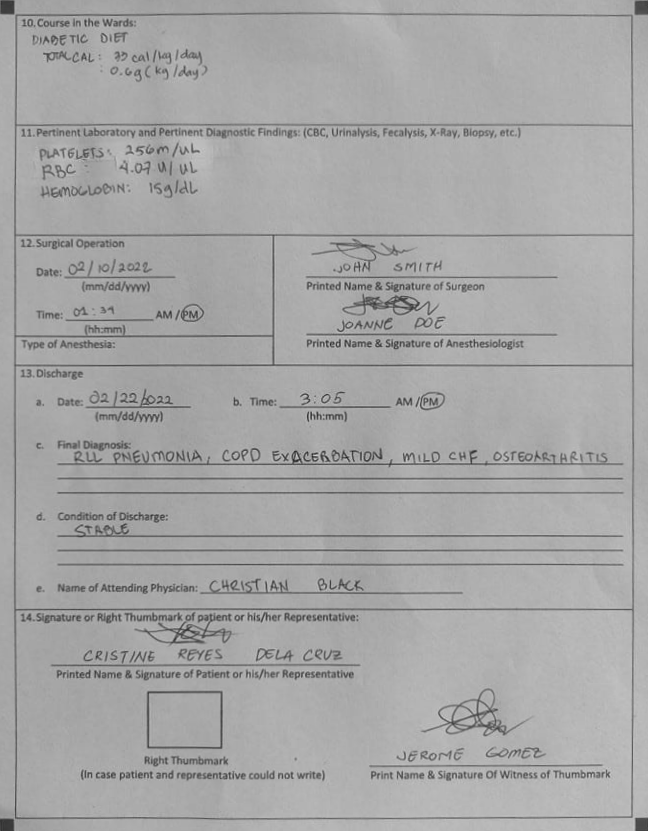
#> input picture src/preproc/ROI_crops/homography_out.png, 648 x 831 px
$ python preproc_main.py --filename ROI_crops/homography_out.png --pagenum 3
#> lines starting #> are read from the running program, lines starting #| are printed output that depends on the picture; after the words box and inside, x2 and y2 are one past the last pixel; in counts of white or black regions, pixels touching at a corner belong together
### src/preproc/find_corners.py
import numpy as np
import cv2
from math import sqrt

# param
# orig_img - grayscale numpy 2D image array
# return
# [(x1,y1),(x2,y2),(x3,y3),(x4,y4)] top-left top-right bottom-left bottom-right
# IS LIST of ARRAYS
def preproc_find_corners(orig_img_gray):
    contours = preproc_find_all_contours(orig_img_gray.copy())
    contours_filtered = preproc_filter_contours(contours)
    #return contours_filtered
    four_markers = preproc_find_four_markers(contours_filtered) # is an array of arrays

    topleft_corner = four_markers[0][0] #is a numpy array
    topright_corner = four_markers[1][1] #is a numpy array
    bottomright_corner = four_markers[2][2] #is a numpy array
    bottomleft_corner = four_markers[3][3] #is a numpy array

    return [topleft_corner, topright_corner, bottomright_corner, bottomleft_corner]

# param img_gray - grayscale numpy 2D image array
# return a LIST of ARRAYs
def preproc_find_all_contours(img_gray):
    img_blur = cv2.GaussianBlur(img_gray,(3,3), sigmaX=0, sigmaY=0)
    edges = cv2.Canny(image=img_blur, threshold1=100, threshold2=200)
    contours,hierarchy = cv2.findContours(edges, mode=cv2.RETR_TREE, method=cv2.CHAIN_APPROX_SIMPLE)
    return contours

# [9 lines left out: function preproc_reduce, not called in this run]

# param contours - a LIST of ARRAYS
# return a LIST of ARRAYS
def preproc_filter_contours(contours):
    new_contours = []
    for cnt in contours:
        cnt = cv2.convexHull(cnt)
        epsilon = 0.1 * cv2.arcLength(cnt,True)
        approx = cv2.approxPolyDP(cnt,epsilon,True)
        if len(approx) == 4:
            approx = preproc_sort_rect_points(approx)
       #     if preproc_points_form_parallel(approx):
            new_contours.append(np.array(approx))
    return new_contours

# param
#   cnt_rect- single 4-point contour, NP array
# return [[topleft], [topright], [bottomright], [bottomleft]]
#   LIST of LISTs
def preproc_sort_rect_points(cnt_rect):
    new_cnt_rect = cnt_rect.tolist()
    #sort by increasing y coordinate
    for i in range(len(new_cnt_rect)): #len(cnt_rect) = 4
        for j in range(len(new_cnt_rect) - 1):
            if new_cnt_rect[j][0][1] > new_cnt_rect[j+1][0][1]:
                new_cnt_rect[j],new_cnt_rect[j+1] = new_cnt_rect[j+1],new_cnt_rect[j]

    if new_cnt_rect[0][0][0] > new_cnt_rect[1][0][0]:
        new_cnt_rect[0],new_cnt_rect[1] = new_cnt_rect[1],new_cnt_rect[0]
    if new_cnt_rect[2][0][0] < new_cnt_rect[3][0][0]:
        new_cnt_rect[2],new_cnt_rect[3] = new_cnt_rect[3],new_cnt_rect[2]

    return new_cnt_rect

# param cnt_rect - [[topleft], [topright], [bottomright], [bottomleft]]
#   is a LIST of LISTs
# return - True or False
# [9 lines left out: function preproc_points_form_parallel, not called in this run]

# param contours_list
#   is a LIST of ARRAYSs
# return [[topleft, topright, bottomright, bottomleft]]
#   is an ARRAY; it is NOT a list
def preproc_find_four_markers(contours_list):
    topleft = contours_list[0].tolist()
    topright = contours_list[0].tolist()
    bottomright = contours_list[0].tolist()
    bottomleft = contours_list[0].tolist()
    #print(topleft[0])

    for cnt in contours_list:
        cnt = cnt.tolist()
        #print(cnt[0])
        if( (cnt[0][0][0] + cnt[0][0][1]) < (topleft[0][0][0] + topleft[0][0][1]) ): #lowest x+y
            topleft = cnt
        if( (cnt[0][0][0] - cnt[0][0][1]) > (topright[0][0][0] - topright[0][0][1]) ): #highest x-y
            topright = cnt
        if( (cnt[0][0][0] + cnt[0][0][1]) > (bottomright[0][0][0] + bottomright[0][0][1]) ): #highest x+y
            bottomright = cnt
        if( (cnt[0][0][0] - cnt[0][0][1]) < (bottomleft[0][0][0] - bottomleft[0][0][1]) ): #lowest x-y
            bottomleft = cnt

    return np.array([topleft, topright, bottomright, bottomleft])

# [11 lines that do not run on import are left out]

### src/preproc/homography_align.py
import cv2
import numpy as np
from math import sqrt
from find_corners import *

# param
#   orig_img_gray is a grayscale 2D numpy image array
#   orig_corners is a LIST of ARRAYS
#   dimension_ref is a LIST with two elements: [a,b]
# return
#   a grayscale 2D numpy image array
def preproc_align_image(orig_img_gray, orig_corners, dimension_ref):
    orig_corners = preproc_find_corners(orig_img_gray)
    new_corners = preproc_solve_new_corners(orig_corners, dimension_ref)

    orig_corners_array = np.array(orig_corners)

    #orig_corners_array has a structure
    # [[[55 91]] [[1633 41]] [[1703 2130]] [[  49 2134]]]

    H, mask = cv2.findHomography(orig_corners_array, new_corners)
    img_warp = cv2.warpPerspective(orig_img_gray, H, (orig_img_gray.shape[1],orig_img_gray.shape[0]) )

    new_corners_list = new_corners.tolist()

    """
    img_warp2 = orig_img_gray.copy()
    img_warp2 = cv2.cvtColor(img_warp2,cv2.COLOR_GRAY2RGB)

    cv2.drawContours(img_warp2, np.array([orig_corners]), -1, (0, 255, 0), 10)
    cv2.drawContours(img_warp2, np.array([new_corners]), -1, (255, 0, 0), 10)
    cv2.imwrite("new1.jpg",img_warp2)

    img_warp3 = img_warp.copy()
    img_warp3 = cv2.cvtColor(img_warp3,cv2.COLOR_GRAY2RGB)
    cv2.drawContours(img_warp3, np.array([new_corners]), -1, (255, 0, 0), 10)
    cv2.imwrite("new2.jpg",img_warp3)
    """

    img_crop = img_warp[new_corners_list[0][1]:new_corners_list[3][1], new_corners_list[0][0]:new_corners_list[1][0]]

    return img_crop

# param
#   orig_corners is a LIST of ARRAYS [[topleft], [topright], [bottomright], [bottomleft]]
#   dimension_ref is a LIST with two elements: [a,b]
# return
#   is an ARRAY
#   NOTE: this array structure is exampled by
#   [[55 91] [1633 91] [1633 2115] [55 2115]]
#   this structure is different from that of contour lists or the orig_corners_array
def preproc_solve_new_corners(orig_corners, dimension_ref):
    ref_height = dimension_ref[0]
    ref_width = dimension_ref[1]
    ref_ratio = ref_height / ref_width

    orig_topleft = orig_corners[0].tolist()
    orig_topright = orig_corners[1].tolist()
    orig_bottomright = orig_corners[2].tolist()
    orig_bottomleft = orig_corners[3].tolist()

    orig_width = sqrt((orig_topright[0][0] - orig_topleft[0][0])**2 + (orig_topright[0][1] - orig_topleft[0][1])**2)
    orig_height = sqrt((orig_topleft[0][0] - orig_bottomleft[0][0])**2 + (orig_topleft[0][1] - orig_bottomleft[0][1])**2)
    if ref_ratio < (orig_height/orig_width):
        new_width = orig_width
        new_height = new_width * ref_ratio

        new_width = int(new_width)
        new_height = int(new_height)
    else:
        new_height = orig_height
        new_width = new_height / ref_ratio

        new_width = int(new_width)
        new_height = int(new_height)

    new_topleft = orig_topleft.copy()[0]

    new_topright = new_topleft.copy()
    new_topright[0] = new_topright[0] + new_width

    new_bottomright = new_topright.copy()
    new_bottomright[1] = new_bottomright[1] + new_height

    new_bottomleft = new_bottomright.copy()
    new_bottomleft[0] = new_bottomleft[0] - new_width

    return np.array([new_topleft, new_topright, new_bottomright, new_bottomleft])

# [27 lines that do not run on import are left out]

### src/preproc/roi_cropping.py
import cv2
import numpy as np
import os
from math import ceil

# param
#   aligned_img_gray is a grayscale 2D numpy image array
#       -- will be the output of preproc_align_image()
#   page_number is 1,2,3, or 4
# return
#   return True
#   will create a new directory containing appropariately named 3D PNG/JPG images -
#       - of all the individual cropped ROIs
def preproc_roi_output(aligned_img_gray, page_number):

    # EDIT AS NECESSARY
    curr_path = os.getcwd() #curr_path is the same folder where the original picture is
    new_path = os.path.join(curr_path, 'ROI_crops')
    try:
        os.mkdir(new_path)
        print("Created directory", new_path)
    except:
        print("Warning:", new_path, "directory already exists, overwriting files...")
    #cv2.imwrite("ROI_crops/homography_out.png",cv2.cvtColor(aligned_img_gray,cv2.COLOR_GRAY2BGR))

    img = aligned_img_gray

    """
    img_copy = aligned_img_gray.copy()
    img_copy = cv2.cvtColor(img_copy,cv2.COLOR_GRAY2RGB)
    counter = 0
    bgr_colors = ((255,0,0,),(0,255,0),(0,0,255))
    """

    dimension = img.shape

    height = dimension[0]
    width = dimension[1]

    f = open("../" + "ROI_list_page" + str(page_number) + ".txt", "r")
    content = f.readlines()

    for line in content:
        data = line.split()
        topleft_x = ceil(width * float(data[1]))
        topleft_y = ceil(height * float(data[2]))
        bottomright_x = ceil(width * float(data[3]))
        bottomright_y = ceil(height * float(data[4]))

        #print(data[0], topleft_x,topleft_y,bottomright_x,bottomright_y)
        """
        new_corners = np.array([[
            [topleft_x, topleft_y],
            [bottomright_x, topleft_y],
            [bottomright_x, bottomright_y],
            [topleft_x, bottomright_y]
            ]])

        if(not counter%3):
            cv2.drawContours(img_copy, new_corners, -1, bgr_colors[counter%3], 3)
        counter += 1
        """
        crop_img = img[topleft_y:bottomright_y, topleft_x:bottomright_x]
        cv2.imwrite("ROI_crops/"+data[0]+".png", crop_img)

    #cv2.imwrite("garp1_some_ROI.jpg",img_copy)
    print("ROI Cropping Complete")
    return True

# [16 lines that do not run on import are left out]

### src/preproc/preproc_main.py
import cv2
import numpy as np
import os
from find_corners import *
from homography_align import *
from roi_cropping import *


# param
#   filename is the path of the originally scanned image
#   page_number is 1,2,3, or 4
# return
#   return True
#   will create a new image file - the homography_aligned 3D image
#   will also create a new directory containin all the individual cropped ROIs
def preproc_main(filename, page_number):
    #print(filename)
    #print(page_number)

    dimension_ref = ([1,1],[1521,1158], [1483,1157], [1480,1162], [1511,1156])

    dimension_used = dimension_ref[page_number]

    # FIX
    aligned_filename = 'homography_out.png'

    orig_img_color = cv2.imread(filename,cv2.IMREAD_COLOR)
    orig_img_gray = cv2.imread(filename,cv2.IMREAD_GRAYSCALE)

    print("Finding corners...")
    orig_corners = preproc_find_corners(orig_img_gray)

    print("Performing Homography Alignment...")
    img_homo_aligned_gray = preproc_align_image(orig_img_gray, orig_corners, dimension_used)
    img_homo_aligned_color = cv2.cvtColor(img_homo_aligned_gray,cv2.COLOR_GRAY2RGB)

    cv2.imwrite('ROI_crops/' + aligned_filename,img_homo_aligned_color)
    print("Alignment Successful")

    print("Cropping ROIs...")
    preproc_roi_output(img_homo_aligned_gray,page_number)

    print("Preprossing Complete")
    return True

if __name__ == "__main__":
    from find_corners import *
    from homography_align import *
    from roi_cropping import *

    import argparse

    #filename =  'samples/samplex2.jpg' #page1
    #page_number = 1

    parser = argparse.ArgumentParser()

    parser.add_argument("--filename", type=str,required=True)
    parser.add_argument("--pagenum", type=int,required=True)
    args = parser.parse_args()

    filename = args.filename
    page_number = args.pagenum

    curr_dir = os.getcwd()
    new_dir=curr_dir

    while True:
        if filename[:3] == "../" or filename[:3]== "..\\":
            filename = filename[3:]
            new_dir = os.path.dirname(new_dir)
        else:
            break

    os.chdir(new_dir)

    #print(os.getcwd())

    if filename[:11] == "data_actual":
        new_dir = os.path.join(new_dir, "data_actual")
        filename = filename[12:]
        pagefolder = filename[:5]
        new_dir = os.path.join(new_dir, pagefolder)
        filename = filename[6:]
        os.chdir(new_dir)
    #print(filename)
    #print(os.getcwd())
    #at this point, filename is "directory/filename.png" or just "filename.png"

    if(filename.find("/") > 0):
        temp = filename.find("/")
        new_dir = os.path.join(new_dir,filename[:temp])
        os.chdir(new_dir)
        filename = filename[(temp+1):]

    #print(filename)
    #print(os.getcwd())

    #at this point. filename is just "filename.png" and that file is in the same working directory

    preproc_main(filename, page_number)
#> in preproc_main, orig_img_color is the input picture: shape (831, 648, 3); min 32, max 216, mean 166
#> in preproc_find_all_contours, `edges = cv2.Canny(image=img_blur, threshold1=100, threshold2=200)`:
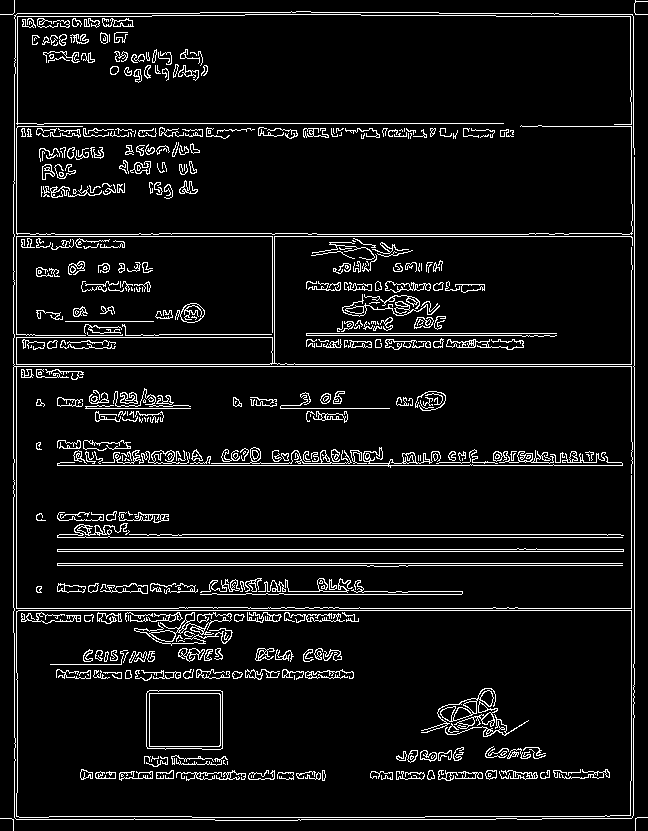
#> edges: shape (831, 648); 7.1% white in thin lines or dots
#> in preproc_find_all_contours, `contours,hierarchy = cv2.findContours(edges, mode=cv2.RETR_TREE, metho..`: contours = 764 contours, 480 with area under 20; largest, box (x1, y1, x2, y2) and area: (16, 610, 632, 818) 126774, (16, 610, 632, 818) 126772, (16, 236, 633, 365) 6912, (16, 337, 273, 365) 6906, (146, 690, 223, 750) 4420
#> the loop in preproc_filter_contours, `for cnt in contours:` made 764 passes
#> (epsilon, approx) on passes 3, 9, 13: (163.9, [[[18, 610]], [[631, 610]], [[630, 815]], [[16, 816]]]), (4.43, [[[278, 772]], [[293, 772]], [[293, 779]], [[277, 778]]]), (2.97, [[[499, 771]], [[509, 773]], [[508, 778]], [[501, 778]]])
#> after the loop in preproc_filter_contours, `for cnt in contours:`: new_contours = 350 items
#> in preproc_find_four_markers, `topleft = contours_list[0].tolist()`: topleft = [[[18, 610]], [[631, 610]], [[630, 815]], [[16, 816]]]
#> in preproc_find_four_markers, `topright = contours_list[0].tolist()`: topright has the same summary as topleft
#> in preproc_find_four_markers, `bottomright = contours_list[0].tolist()`: bottomright has the same summary as topleft
#> in preproc_find_four_markers, `bottomleft = contours_list[0].tolist()`: bottomleft has the same summary as topleft
#> the loop in preproc_find_four_markers, `for cnt in contours_list:` made 350 passes
#> topleft on passes 109, 129, 131, 149, 166, 181, 194, 215: [[[36, 587]], [[41, 586]], [[41, 592]], [[37, 592]]], [[[87, 529]], [[88, 528]], [[90, 531]], [[88, 532]]], [[[36, 515]], [[41, 513]], [[45, 520]], [[37, 520]]], [[[86, 451]], [[92, 452]], [[94, 463]], [[86, 460]]], [[[74, 452]], [[81, 451]], [[86, 463]], [[74, 460]]], [[[36, 443]], [[40, 442]], [[41, 449]], [[37, 449]]], [[[38, 399]], [[41, 402]], [[39, 405]], [[36, 404]]], [[[38, 372]], [[40, 371]], [[41, 374]], [[38, 374]]]
#> in preproc_find_corners, `topleft_corner = four_markers[0][0]`: topleft_corner = [[14, 15]]
#> in preproc_find_corners, `topright_corner = four_markers[1][1]`: topright_corner = [[647, 1]]
#> in preproc_find_corners, `bottomright_corner = four_markers[2][2]`: bottomright_corner = [[608, 777]]
#> in preproc_find_corners, `bottomleft_corner = four_markers[3][3]`: bottomleft_corner = [[81, 779]]
#> in preproc_main, `orig_corners = preproc_find_corners(orig_img_gray)`: orig_corners = [[[14, 15]], [[647, 1]], [[608, 777]], [[81, 779]]]
#> the loop in preproc_filter_contours (call 2), `for cnt in contours:` made 764 passes
#> (epsilon, approx) on passes 3, 9, 13: (163.9, [[[18, 610]], [[631, 610]], [[630, 815]], [[16, 816]]]), (4.43, [[[278, 772]], [[293, 772]], [[293, 779]], [[277, 778]]]), (2.97, [[[499, 771]], [[509, 773]], [[508, 778]], [[501, 778]]])
#> the loop in preproc_find_four_markers (call 2), `for cnt in contours_list:` made 350 passes
#> bottomleft on passes 2, 12, 15, 16: [[[16, 612]], [[630, 610]], [[630, 814]], [[19, 817]]], [[[121, 775]], [[122, 774]], [[123, 775]], [[122, 776]]], [[[109, 773]], [[110, 772]], [[111, 773]], [[110, 774]]], [[[100, 771]], [[102, 774]], [[97, 778]], [[95, 774]]]
#> in preproc_align_image, `img_warp = cv2.warpPerspective(orig_img_gray, H, (orig_img_gray.shape[..`:
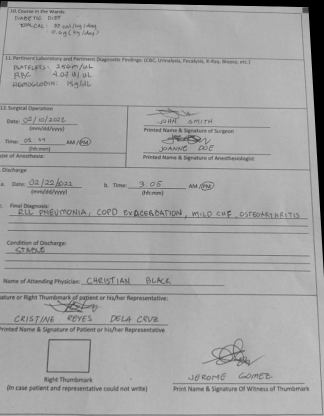
#> img_warp: shape (831, 648) (shown at 1/2 size); min 0, max 194, mean 161.7
#> in preproc_align_image, `img_crop = img_warp[new_corners_list[0][1]:new_corners_list[3][1], new..`:
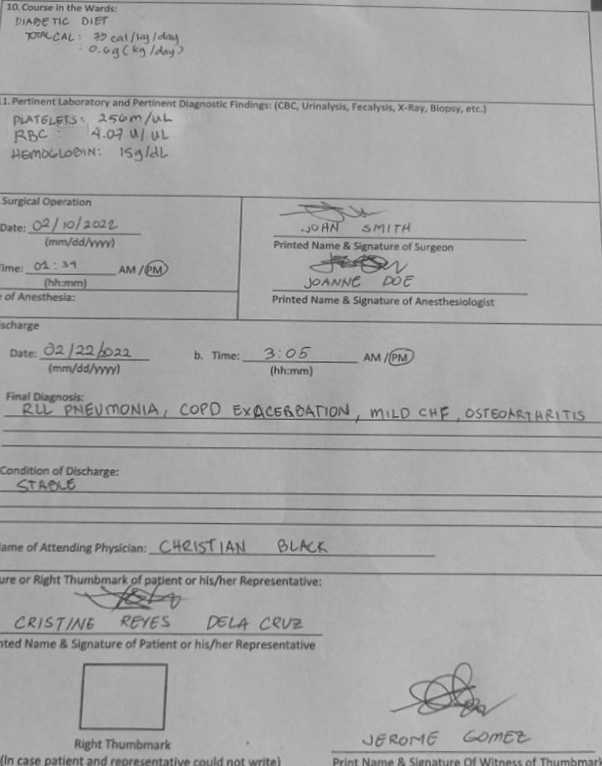
#> img_crop: shape (766, 602); min 42, max 194, mean 165.2
#> (the run stopped early here; a loop or call above may not have finished)
